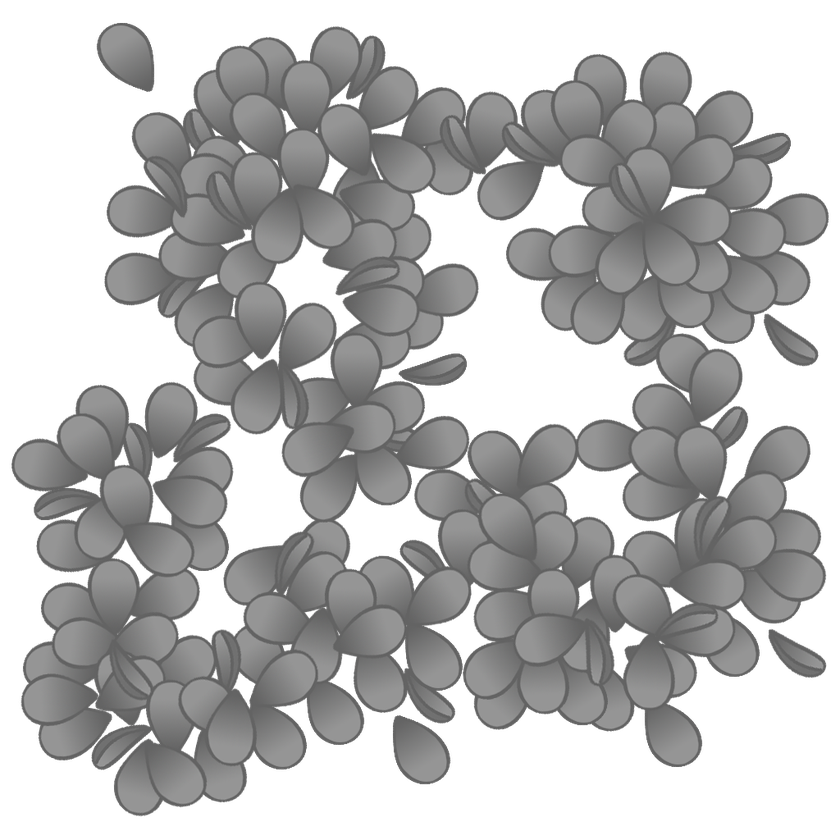
#> input picture base.png, 840 x 840 px, shrunk from 1024 x 1024 before the run
$ python main.py   (older library calls are emulated)
#> lines starting #> are read from the running program, lines starting #| are printed output that depends on the picture; after the words box and inside, x2 and y2 are one past the last pixel; in counts of white or black regions, pixels touching at a corner belong together
#> in main, base_texture is the input picture: PIL image 840x840 RGBA; mean R, G, B, A 73.5, 73.5, 73.5, 141.6
import cv2
import numpy as np
from PIL import Image


def gen_normal_map(base_texture):
    # Load the base texture and convert to grayscale
    gray = cv2.cvtColor(np.array(base_texture), cv2.COLOR_BGR2GRAY)
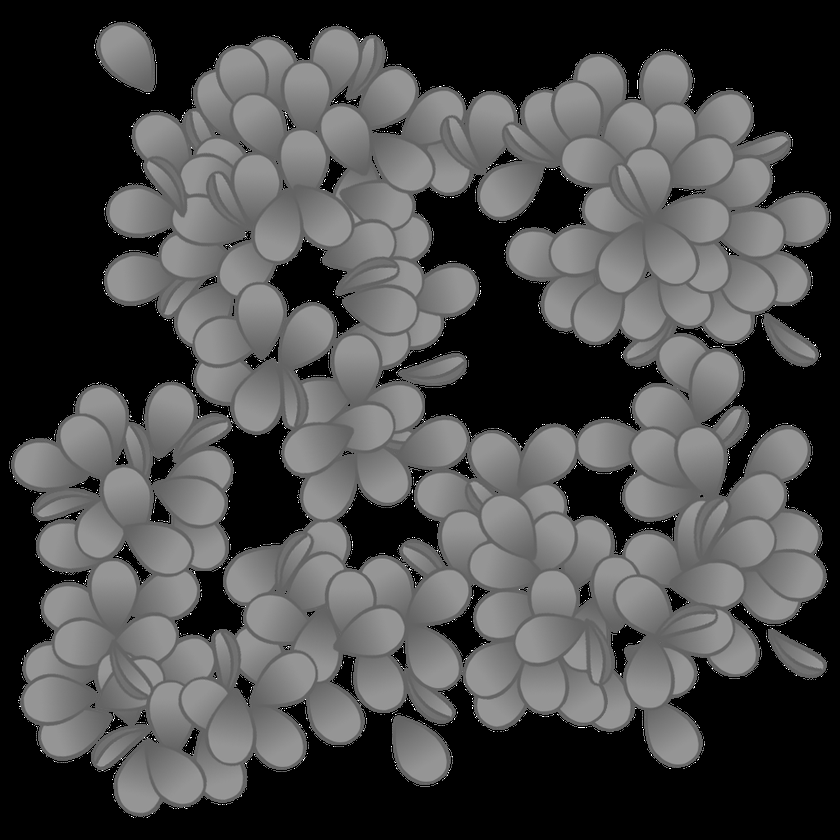
#> gray: shape (840, 840); min 0, max 255, mean 73.5

    # Compute the Sobel gradients in X and Y directions
    sobelx = cv2.Sobel(gray, cv2.CV_64F, 1, 0, ksize=5)
    sobely = cv2.Sobel(gray, cv2.CV_64F, 0, 1, ksize=5)
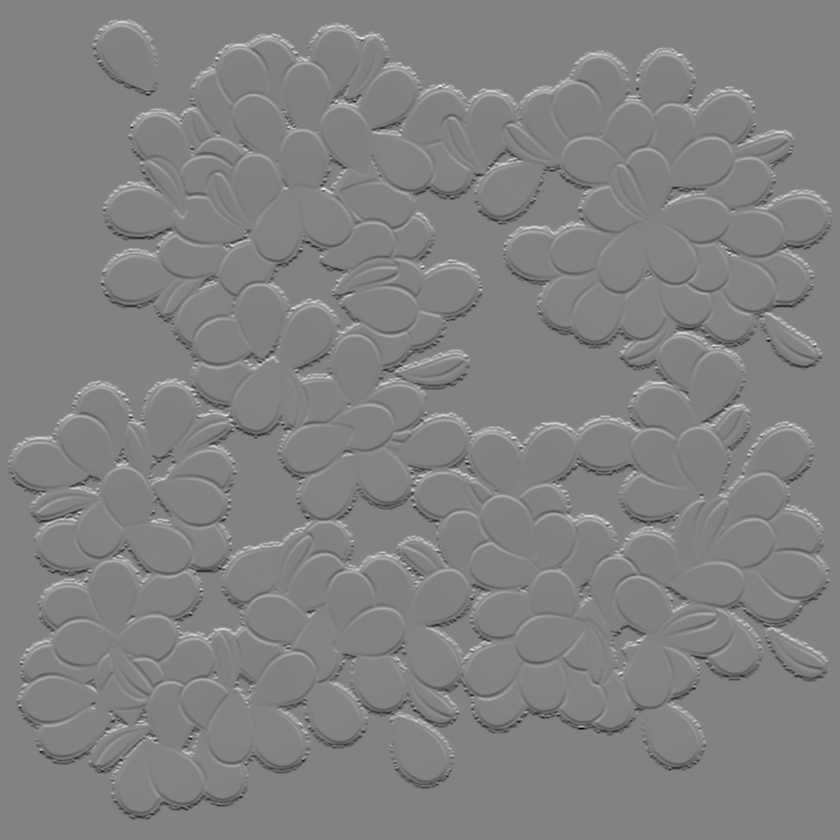
#> sobely: shape (840, 840) float64; min -8160, max 7771, mean 0; drawn with min black and max white

    # Normalize gradients to range [0, 1]
    sobelx = cv2.normalize(sobelx, None, 0, 1, cv2.NORM_MINMAX)
    sobely = cv2.normalize(sobely, None, 0, 1, cv2.NORM_MINMAX)

    # Prepare the normal map channels
    height, width = gray.shape
#> height = 840; width = 840
    normal_map = np.zeros((height, width, 3), dtype=np.float32)

    # Set the Red channel to X gradient, Green to Y gradient, and Blue to the Z component
    normal_map[:, :, 0] = sobelx * 0.5 + 0.5  # R channel (X gradient)
    normal_map[:, :, 1] = sobely * 0.5 + 0.5  # G channel (Y gradient)
    normal_map[:, :, 2] = 1.0  # B channel (Z component, usually set to 1 for a flat surface)
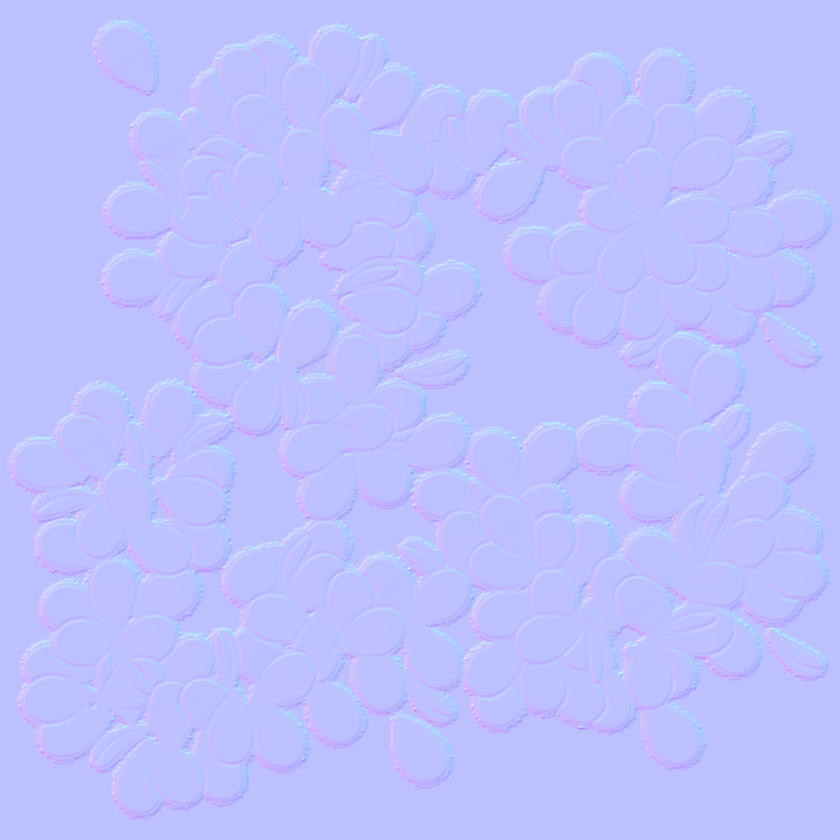
#> normal_map: shape (840, 840, 3) float32; mean of channels 0, 1, 2 0.746, 0.753, 1; drawn as R, G, B

    # Convert to 8-bit format for saving/displaying
    normal_map = (normal_map * 255).astype(np.uint8)

    # Save the normal map
    normal_map_image = Image.fromarray(normal_map)
    normal_map_image.save('normal_map.png')


def gen_roughness_map(base_texture):
    gray = cv2.cvtColor(np.array(base_texture), cv2.COLOR_BGR2GRAY)
    roughness_map = gray.copy()
    roughness_map = cv2.equalizeHist(roughness_map)
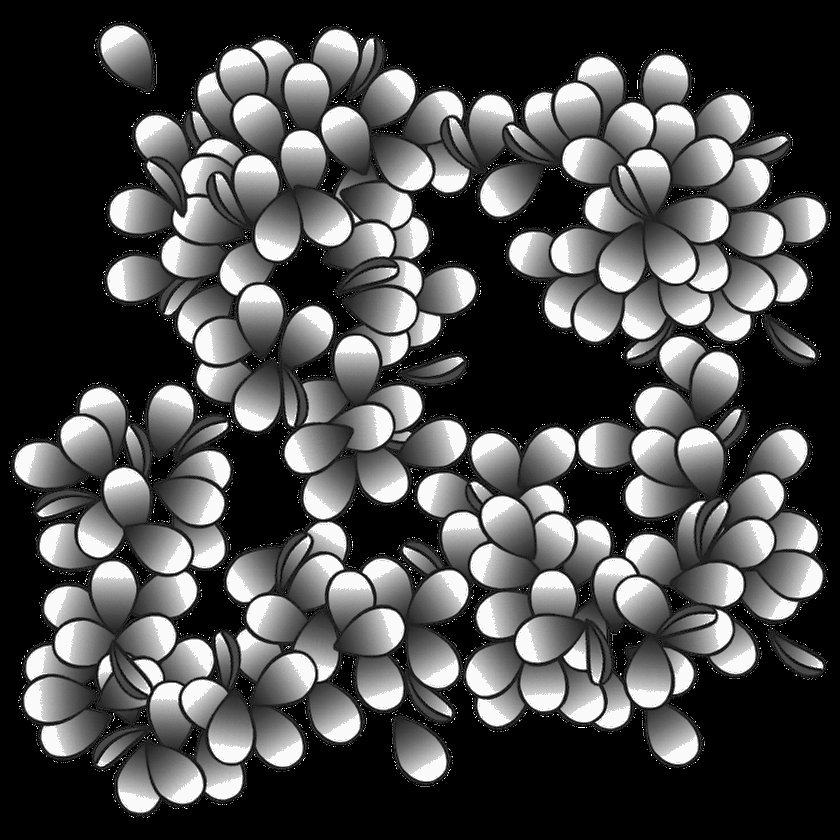
#> roughness_map: shape (840, 840); min 0, max 255, mean 77
    roughness_map = Image.fromarray(roughness_map)
    roughness_map.save('roughness_map.png')


def gen_metallic_map(base_texture):
    gray = cv2.cvtColor(np.array(base_texture), cv2.COLOR_BGR2GRAY)
    metallic_map = np.zeros_like(gray)
    metallic_map[gray > 128] = 255  # Just an example threshold
    metallic_map = Image.fromarray(metallic_map)
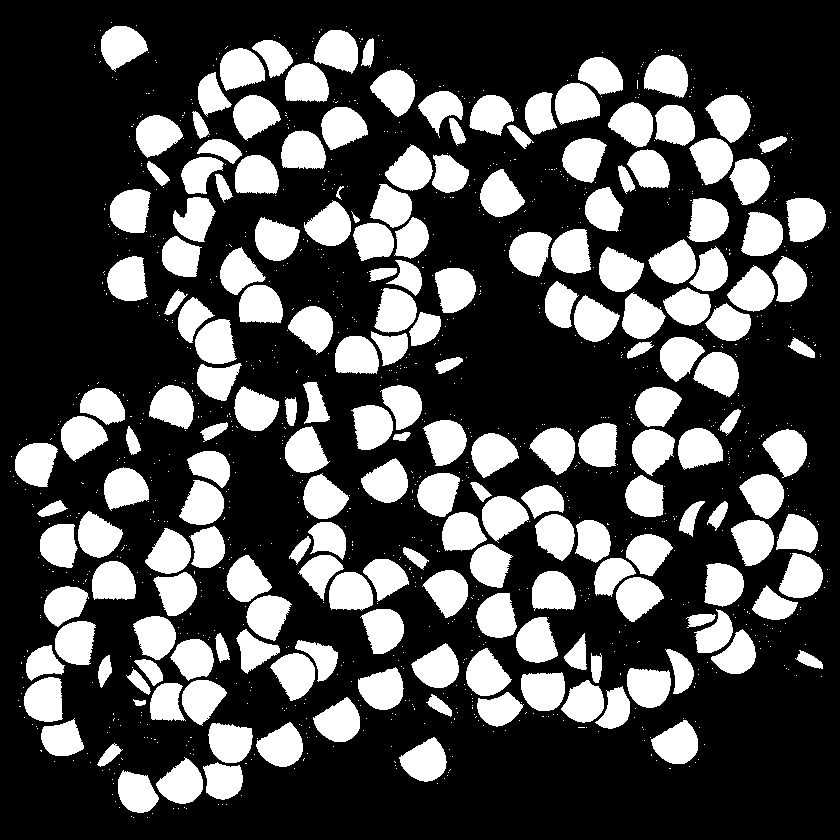
#> metallic_map: PIL image 840x840 L; 29.7% white; 1161 white regions (968 under 20 px), largest, box (x1, y1, x2, y2) and area: (705, 95, 751, 143) 1456, (351, 405, 393, 450) 1425, (532, 571, 576, 611) 1424
    metallic_map.save('metallic_map.png')


def gen_ambient_occlusion_map(base_texture):
    gray = cv2.cvtColor(np.array(base_texture), cv2.COLOR_BGR2GRAY)
    ao_map = cv2.bitwise_not(gray)
    ao_map = cv2.GaussianBlur(ao_map, (21, 21), 0)
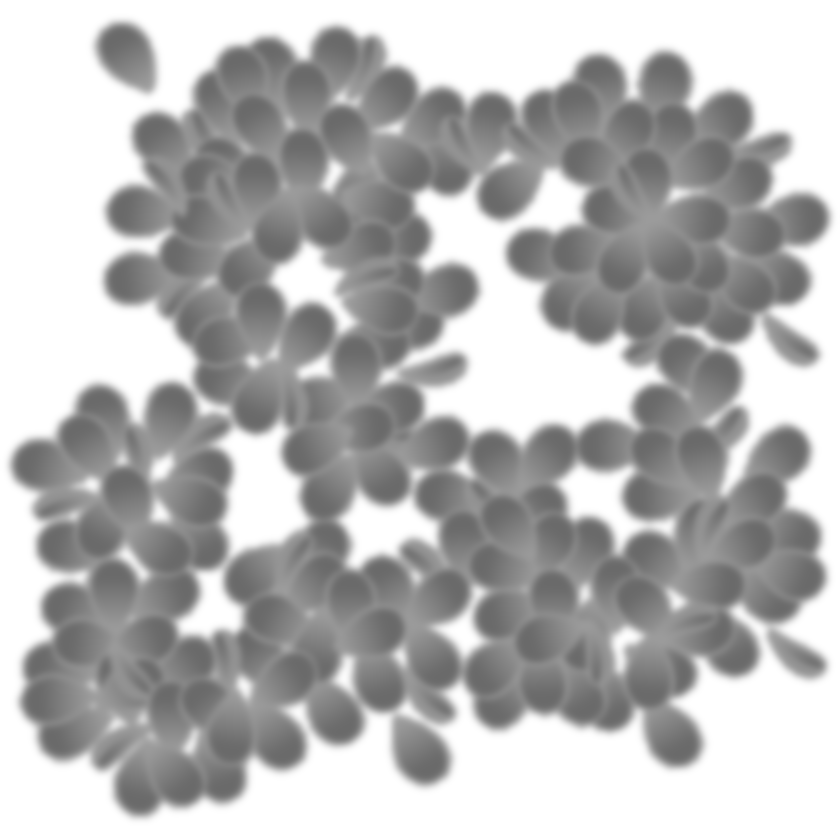
#> ao_map: shape (840, 840); min 106, max 255, mean 181.5
    ao_map = Image.fromarray(ao_map)
    ao_map.save('ambient_occlusion_map.png')


def main():
    base_texture = Image.open("base.png")
    gen_normal_map(base_texture)
    gen_roughness_map(base_texture)
    gen_metallic_map(base_texture)
    gen_ambient_occlusion_map(base_texture)


if __name__ == "__main__":
    main()
